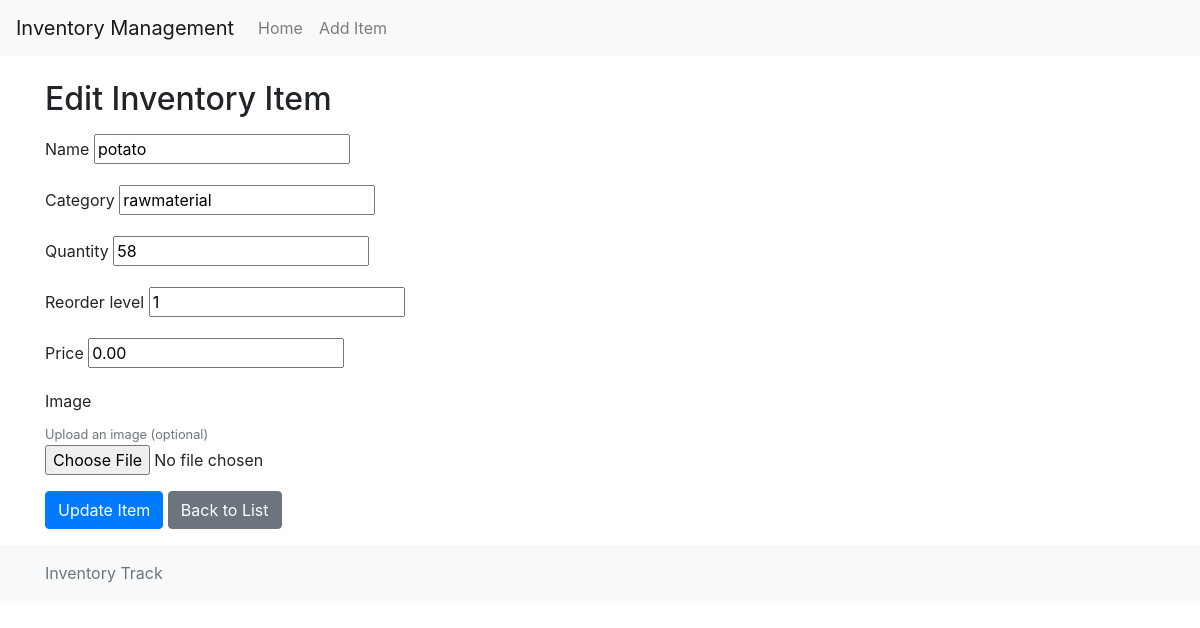
/inventory/edit/5/, run on the app's committed database.
### inventory/models.py (models this page shows, shortened)
class InventoryItem(models.Model):
    name = models.CharField(max_length=100)
    category = models.CharField(max_length=100)
    quantity = models.IntegerField()
    reorder_level = models.IntegerField(default=0)
    price = models.DecimalField(max_digits=10, decimal_places=2, default=0.0)
    image = models.ImageField(upload_to='inventory_images/', blank=True, null=True)

### inventory/views.py (the view)
# urls.py: path('edit/<int:pk>/', views.edit_inventory_item, name='edit_inventory_item'),
def edit_inventory_item(request, pk):
    item = get_object_or_404(InventoryItem, pk=pk)
    if request.method == 'POST':
        form = InventoryItemForm(request.POST, request.FILES, instance=item)
        if form.is_valid():
            if 'image' in request.FILES:
                if item.image:
                    s3_client = boto3.client('s3')
                    s3_client.delete_object(Bucket=settings.AWS_STORAGE_BUCKET_NAME, Key=item.image.name)
            form.save()
            return redirect('inventory_list')
    else:
        form = InventoryItemForm(instance=item)
    return render(request, 'inventory/add_edit_item.html', {'form': form})

### inventory/forms.py
class InventoryItemForm(forms.ModelForm):
    class Meta:
        model = InventoryItem
        fields = ['name', 'category', 'quantity', 'reorder_level', 'price', 'image']

### inventory/templates/inventory/add_edit_item.html (shortened to what this page needs)
{% extends 'inventory/base.html' %} {% block content %}
<h2>{% if form.instance.pk %}Edit{% else %}Add{% endif %} Inventory Item</h2>
<form method="post" enctype="multipart/form-data" class="my-3">
  {% csrf_token %} {% for field in form %}
  <div class="form-group">
    <label for="{{ field.id_for_label }}">{{ field.label }}</label>
    {% if field.name == 'image' %}
    <small class="form-text text-muted">Upload an image (optional)</small>
    {% endif %} {{ field }}
  </div>
  {% endfor %}
  <button type="submit" class="btn btn-primary">
    {% if form.instance.pk %}Update{% else %}Add{% endif %} Item
  </button>
  <a href="{% url 'inventory_list' %}" class="btn btn-secondary"
    >Back to List</a
  >
</form>
 {% endblock %}

### data on the page
InventoryItem: form "potato" "rawmaterial" "58" "1" "0.00"

### other printed values
{{ field.label }} "Name" "Category" "Quantity" "Reorder level" "Price" "Image"
